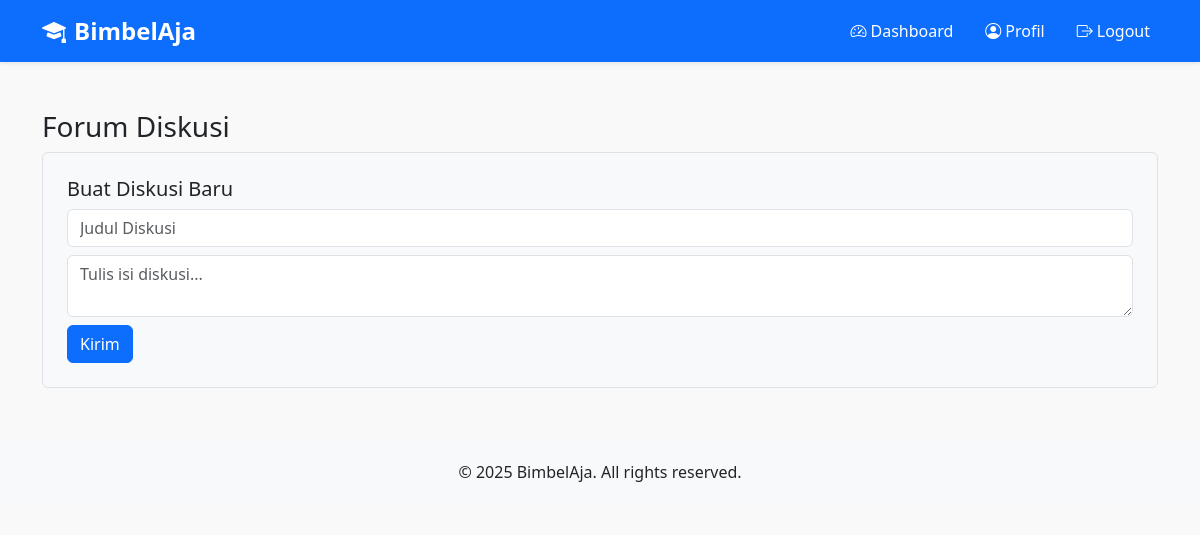
Page /tutor/forum.php (signed in) on the earlier database version.
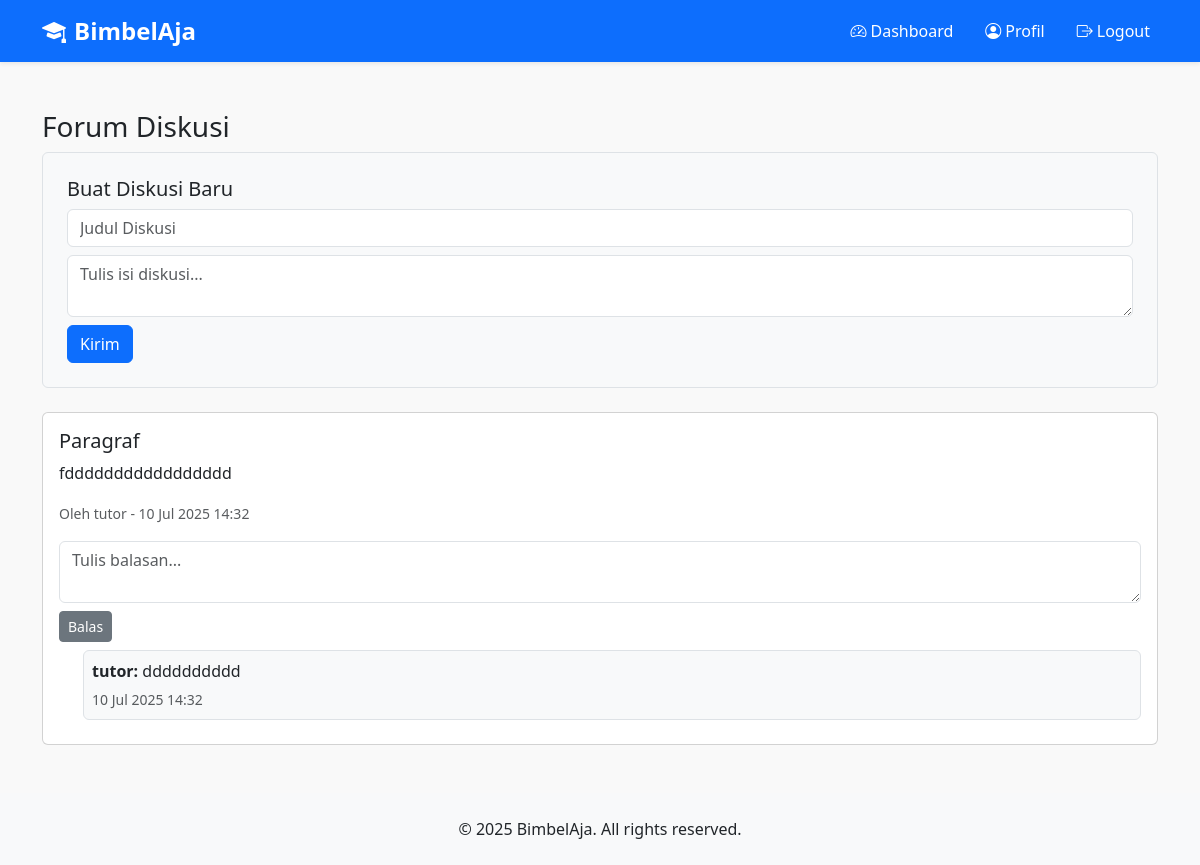
Same page on the later database version.
### tables this page shows
CREATE TABLE `forum` (
  `id` int(11) NOT NULL,
  `parent_id` int(11) DEFAULT NULL,
  `judul` varchar(100) DEFAULT NULL,
  `isi` text DEFAULT NULL,
  `user_id` int(11) DEFAULT NULL,
  `role` enum('siswa','tutor') NOT NULL DEFAULT 'siswa',
  `created_at` datetime DEFAULT current_timestamp()
);

### tutor/forum.php (the view, shortened to what this page needs)
<?php
include '../includes/header.php';
include '../config/database.php';
$diskusi = mysqli_query($conn, "SELECT * FROM forum WHERE parent_id IS NULL ORDER BY created_at DESC");
?>
<div class="container mt-5 mb-5">
  <h3>Forum Diskusi</h3>
  <form method="POST" class="mb-4 p-4 border rounded bg-light">
    <h5>Buat Diskusi Baru</h5>
    <div class="mb-2">
      <input type="text" name="judul" class="form-control" placeholder="Judul Diskusi" required>
    </div>
    <div class="mb-2">
      <textarea name="isi" class="form-control" placeholder="Tulis isi diskusi..." required></textarea>
    </div>
    <button type="submit" class="btn btn-primary">Kirim</button>
  </form>
  <?php while ($row = mysqli_fetch_assoc($diskusi)): ?>
    <div class="card mb-3">
      <div class="card-body">
        <h5 class="card-title"><?= htmlspecialchars($row['judul']); ?></h5>
        <p class="card-text"><?= nl2br(htmlspecialchars($row['isi'])); ?></p>
        <p class="card-text">
          <small class="text-muted">Oleh <?= $row['role']; ?> - <?= date('d M Y H:i', strtotime($row['created_at'])); ?></small>
        </p>
        <form method="POST" class="mb-2">
          <textarea name="isi" class="form-control mb-2" placeholder="Tulis balasan..." required></textarea>
          <button type="submit" class="btn btn-sm btn-secondary">Balas</button>
        </form>
        <?php
        $id = $row['id'];
        $balasan = mysqli_query($conn, "SELECT * FROM forum WHERE parent_id = $id ORDER BY created_at ASC");
        while ($b = mysqli_fetch_assoc($balasan)):
        ?>
          <div class="border rounded p-2 mb-2 ms-4 bg-light">
            <p class="mb-1"><strong><?= $b['role']; ?>:</strong> <?= nl2br(htmlspecialchars($b['isi'])); ?></p>
            <small class="text-muted"><?= date('d M Y H:i', strtotime($b['created_at'])); ?></small>
          </div>
        <?php endwhile; ?>
      </div>
    </div>
  <?php endwhile; ?>
</div>
<?php include '../includes/footer.php'; ?>

Differences in the rows shown:
added forum: judul "Paragraf", isi "fddddddddddddddddd", role "tutor", created_at "10 Jul 2025 14:32", shown under "Buat Diskusi Baru"
added forum: role "tutor", isi "dddddddddd", created_at "10 Jul 2025 14:32", shown under "Paragraf"
